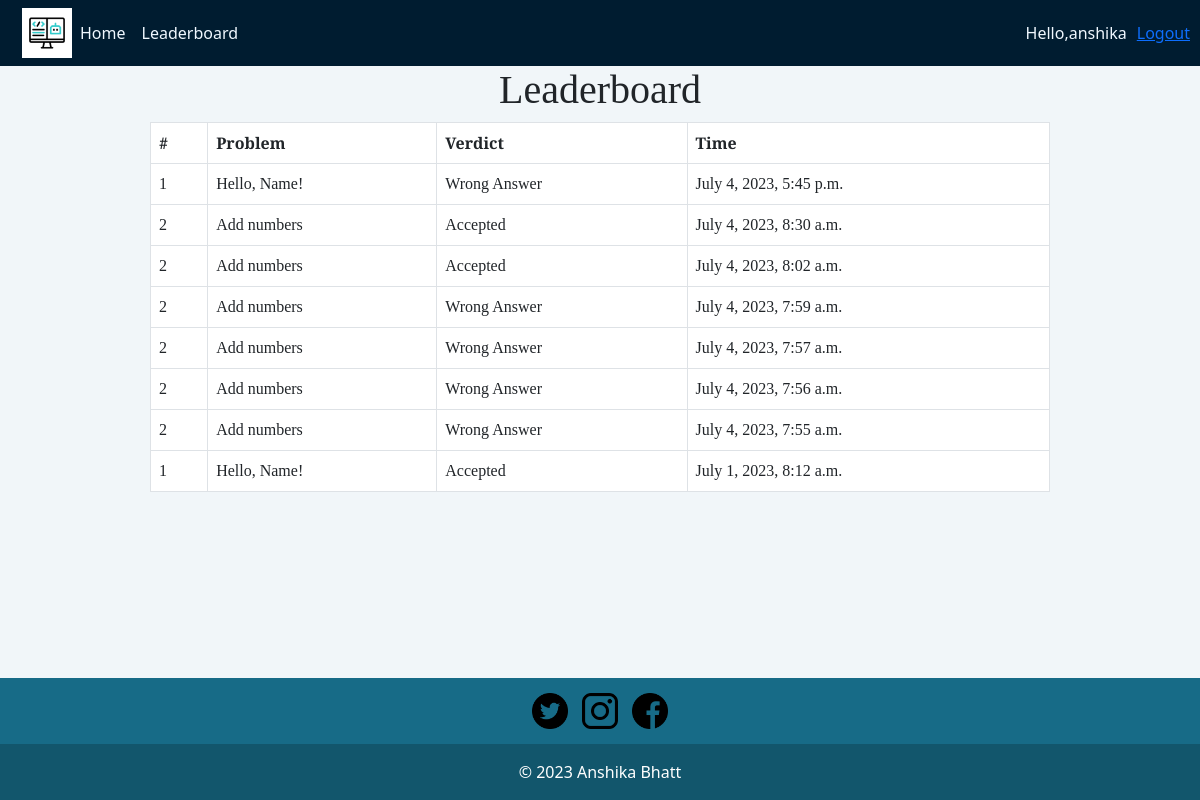
Page /judge/leaderboard/ (signed in) on the committed database.
### judge/models.py (models this page shows, shortened)
class Solution(models.Model):
    problem = models.ForeignKey(Problem,on_delete=models.CASCADE)
    verdict = models.CharField(max_length=100)
    submitted_at = models.DateTimeField()
    submitted_code = models.TextField()

class Problem(models.Model):
    name = models.CharField(max_length=100)
    statement = models.CharField(max_length=255)
    code = models.CharField(max_length=255)
    difficulty = models.CharField(max_length=100)
    def __str__(self):
        return self.name

### judge/views.py (the view)
# urls.py: path('leaderboard/', views.leaderboard, name='leaderboard'),
@login_required(login_url='judge:login')
def leaderboard(request):
    solutions = Solution.objects.order_by('-submitted_at')[:100]
    return render(request, 'judge/leaderboard.html',{'solutions': solutions})

### judge/templates/judge/leaderboard.html (shortened to what this page needs)
{% extends 'judge/base.html' %}
{% block main_content %}
  <h1 style="text-align: center;">Leaderboard</h1>
  <table class="table table-hover table-bordered" style="width: 75%; margin: auto">
    <thead class="thead-dark">
      <tr>
        <th scope="col">#</th>
        <th scope="col">Problem</th>
        <th scope="col">Verdict</th>
        <th scope="col">Time</th>
      </tr>
    </thead>
    <tbody>
        {% if solutions %}
        {% for solution in solutions %}
            <tr>
                <td>{{solution.problem_id}}</td>
                <td>{{solution.problem}}</td>
                <td>{{solution.verdict}}</td>
                <td>{{solution.submitted_at}}</td>
            </tr>
        {% endfor %}
    {% endif %}
    </tbody>
  </table>
{% endblock %}

### judge/templates/judge/base.html (shortened to what this page needs)
{% load static %}
<!DOCTYPE html>
<html lang="en">
<head>
    <link rel="stylesheet" type="text/css" href="{% static 'judge/style.css' %}" />
    <link href="https://cdn.jsdelivr.net/npm/bootstrap@5.3.0/dist/css/bootstrap.min.css" rel="stylesheet">
</head>
<body>
        <div class="flex-wrapper ">
            <nav class="navbar navbar-expand">
                <div class="container-fluid">
                    <img src="../../static/judge/coding.gif" width="50" height="50" alt="">
                    <div class="collapse navbar-collapse" id="navbarCollapse">
                        <div class="navbar-nav">
                            <a href="#" class="nav-item nav-link" style="color: aliceblue;">Home</a>
                            <a href="#" class="nav-item nav-link" style="color: aliceblue;">Leaderboard</a>
                        </div>
                    </div>
                </div>
                <span style="color: aliceblue; margin-right: 10px;" >Hello,{{request.user}} </span>
                <span style="color: aliceblue; margin-right: 10px;"><a href="{% url 'judge:logoutUser' %}" >Logout</a> </span>
            </nav>
        <div class="content" >
            {% block main_content %}
            {% endblock %}
        </div>
        <div class="footer">
            <footer class="text-center text-start">
                <div class="container d-flex justify-content-center py-2">
                    <img class="icn" src="../../static/judge/twitter.png" >
                    <img class="icn" src="../../static/judge/instagram.png" >
                    <img class="icn" src="../../static/judge/facebook.png" >
                </div>
                <div class="text-center text-white p-3" style="background-color: rgba(0, 0, 0, 0.2);">
                    © 2023 Anshika Bhatt
                  </div>
            </footer>
        </div>
    </div>
</body>
</html>

### judge/static/judge/style.css (style rules this page uses)
.flex-wrapper { display: flex; min-height: 100vh; flex-direction: column; justify-content: flex-start; }
.content { font-family: 'Vollkorn', serif; background:#F1F6F9; margin-top: auto; flex-grow: 1; }
.navbar { background-color: #001C30; }
.navbar img { padding: 10 10; margin-left: 1%; }
.table { padding: 50x; width: 10px; }
.footer { background-color: #176B87; margin-top: auto; }
.icn { width: 50px; height: 50px; padding: 7px; }

### rows in the picture
Solution: problem_id "1", problem "Hello, Name!", verdict "Wrong Answer", submitted_at "July 4, 2023, 5:45 p.m."
Solution: problem_id "2", problem "Add numbers", verdict "Accepted", submitted_at "July 4, 2023, 8:30 a.m."
Solution: problem_id "2", problem "Add numbers", verdict "Accepted", submitted_at "July 4, 2023, 8:02 a.m."
Solution: problem_id "2", problem "Add numbers", verdict "Wrong Answer", submitted_at "July 4, 2023, 7:59 a.m."
Solution: problem_id "2", problem "Add numbers", verdict "Wrong Answer", submitted_at "July 4, 2023, 7:57 a.m."
Solution: problem_id "2", problem "Add numbers", verdict "Wrong Answer", submitted_at "July 4, 2023, 7:56 a.m."
Solution: problem_id "2", problem "Add numbers", verdict "Wrong Answer", submitted_at "July 4, 2023, 7:55 a.m."
Solution: problem_id "1", problem "Hello, Name!", verdict "Accepted", submitted_at "July 1, 2023, 8:12 a.m."

### other values in the picture
{{ request.user }} "anshika"
